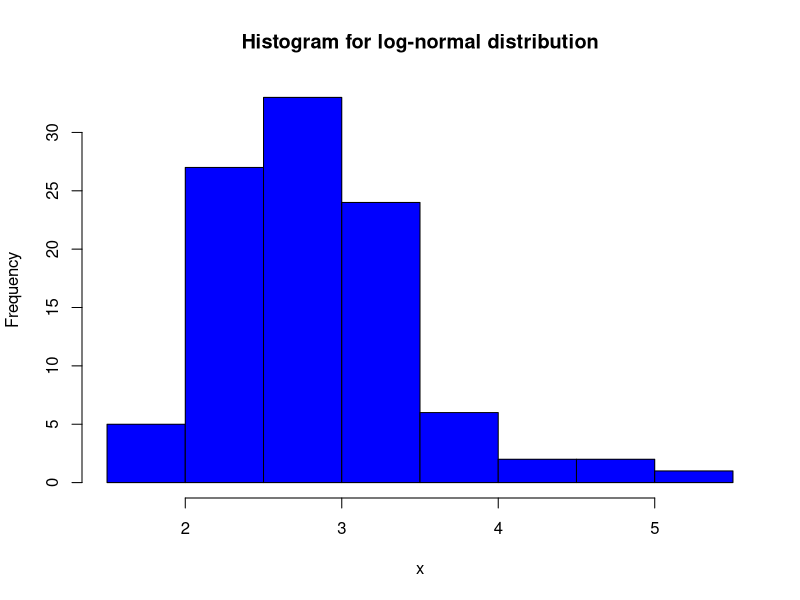
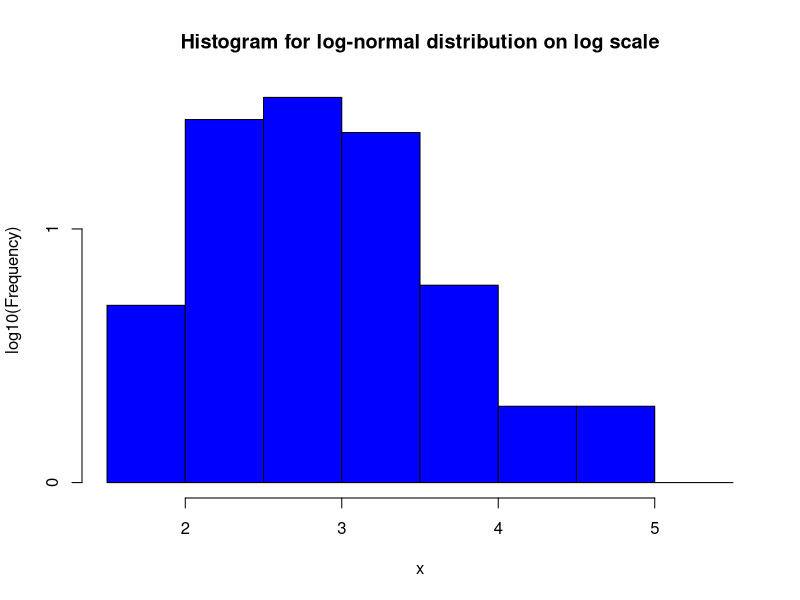

Source code (R) for these figures, in order:
## ---- chunk 1
knitr::opts_chunk$set(echo = TRUE)
## ---- chunk 2
set.seed(560)# for reproducibility
x <- rlnorm(100, 1, .25) #sample size, mean, variance
## ---- chunk 3
mean(x)
## ---- chunk 4
var(x)
## ---- chunk 5
hist(x, main="Histogram for log-normal distribution", col="blue")
## ---- chunk 6
h = hist(x, plot=F)
h$counts = log10(h$counts)
plot(h, main="Histogram for log-normal distribution on log scale", col="blue", ylab='log10(Frequency)')
